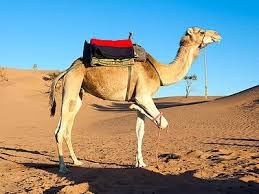
#> input picture Damagecamel.jpeg, 259 x 194 px
$ python -i health_screening.py   (imports and definitions only)
#> lines starting #> are read from the running program, lines starting #| are printed output that depends on the picture; after the words box and inside, x2 and y2 are one past the last pixel; in counts of white or black regions, pixels touching at a corner belong together
import cv2
import numpy as np
from PIL import Image
import io
import logging
from typing import Dict, Any, Tuple, List

logger = logging.getLogger(__name__)

class CamelHealthScreening:
    """
    Health screening system to detect injured or disabled camels
    before quality rating assessment.
    """

    def __init__(self):
        self.injury_threshold = 0.5  # Threshold for injury detection (less sensitive)
        self.missing_limb_threshold = 0.2  # Threshold for missing limb detection (balanced)

    # [81 lines left out: function detect_missing_limbs, not called in this run]

    def detect_visible_injuries(self, image_array: np.ndarray) -> Dict[str, Any]:
        """
        Detect visible injuries, wounds, or abnormalities.

        Args:
            image_array: Image as numpy array

        Returns:
            Dictionary with injury detection results
        """
        try:
            # Convert to different color spaces for analysis
            hsv = cv2.cvtColor(image_array, cv2.COLOR_RGB2HSV)
#> hsv: shape (194, 259, 3); mean H, S, V 54.8, 134.9, 195
            lab = cv2.cvtColor(image_array, cv2.COLOR_RGB2LAB)
#> lab: shape (194, 259, 3); mean of channels 0, 1, 2 157.6, 131.7, 133.9

            # Detect unusual color patterns (potential wounds/scars)
            # Look for red/pink areas (blood, wounds)
            red_mask = cv2.inRange(hsv, (0, 50, 50), (10, 255, 255))
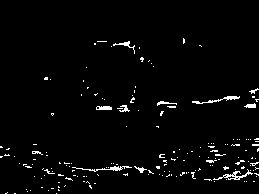
#> red_mask: shape (194, 259); 2.6% white in thin lines or dots, all inside (x1, y1, x2, y2) = (0, 38, 259, 194)
            red_pixels = np.sum(red_mask > 0)
#> red_pixels = 1314

            # Look for dark spots (scars, wounds)
            dark_mask = cv2.inRange(lab, (0, 0, 0), (50, 128, 128))
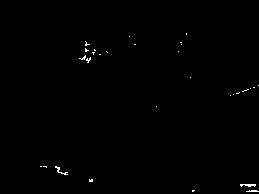
#> dark_mask: shape (194, 259); 0.39% white in thin lines or dots, all inside (x1, y1, x2, y2) = (40, 33, 259, 192)
            dark_pixels = np.sum(dark_mask > 0)
#> dark_pixels = 198

            # Look for irregular patterns
            gray = cv2.cvtColor(image_array, cv2.COLOR_RGB2GRAY)
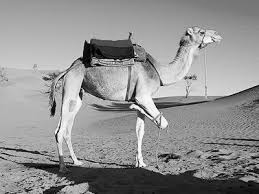
#> gray: shape (194, 259); min 0, max 253, mean 146
            edges = cv2.Canny(gray, 50, 150)
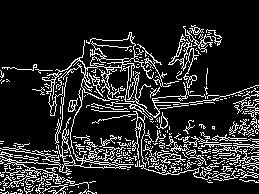
#> edges: shape (194, 259); 15% white in thin lines or dots, all inside (x1, y1, x2, y2) = (0, 25, 259, 194)

            # Calculate irregularity score
            total_pixels = image_array.shape[0] * image_array.shape[1]
#> total_pixels = 50246
            red_ratio = red_pixels / total_pixels
#> red_ratio = 0.0262
            dark_ratio = dark_pixels / total_pixels
#> dark_ratio = 0.00394
            edge_density = np.sum(edges > 0) / total_pixels
#> edge_density = 0.15

            # Determine injury likelihood
            injury_score = (red_ratio * 2) + (dark_ratio * 1.5) + (edge_density * 0.5)
#> injury_score = 0.133
            has_injuries = injury_score > self.injury_threshold
#> has_injuries = False

            return {
                "has_injuries": has_injuries,
                "injury_score": injury_score,
                "red_pixel_ratio": red_ratio,
                "dark_pixel_ratio": dark_ratio,
                "edge_density": edge_density,
                "confidence": min(0.9, injury_score)
            }

        except Exception as e:
            logger.error(f"Error in injury detection: {e}")
            return {
                "has_injuries": False,
                "injury_score": 0.0,
                "error": str(e)
            }

    # [137 lines left out: functions assess_mobility_issues, comprehensive_health_screening, not called in this run]

>>> import cv2
>>> picture = cv2.cvtColor(cv2.imread('../../../Damagecamel.jpeg'), cv2.COLOR_BGR2RGB)
>>> result = CamelHealthScreening().detect_visible_injuries(picture)
#> result = {'has_injuries': False, 'injury_score': 0.133, 'red_pixel_ratio': 0.0262, 'dark_pixel_ratio': 0.00394, 'edge_density': 0.15, 'confidence': 0.133}

$ run again, on Donkey.jpg
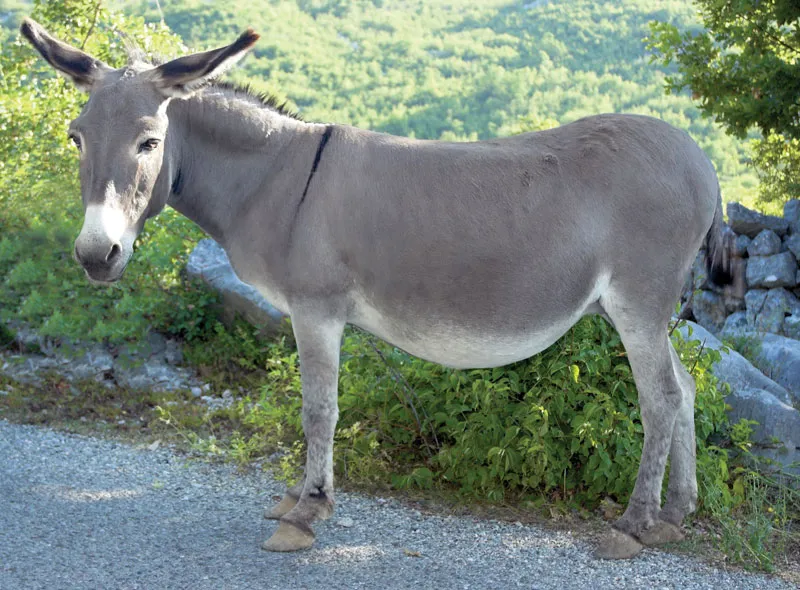
#> input picture Donkey.jpg, 800 x 590 px
#> hsv: shape (590, 800, 3); mean H, S, V 79.9, 58.8, 138
#> lab: shape (590, 800, 3); mean of channels 0, 1, 2 136, 121.1, 132.7
#> in detect_visible_injuries, `red_mask = cv2.inRange(hsv, (0, 50, 50), (10, 255, 255))`:
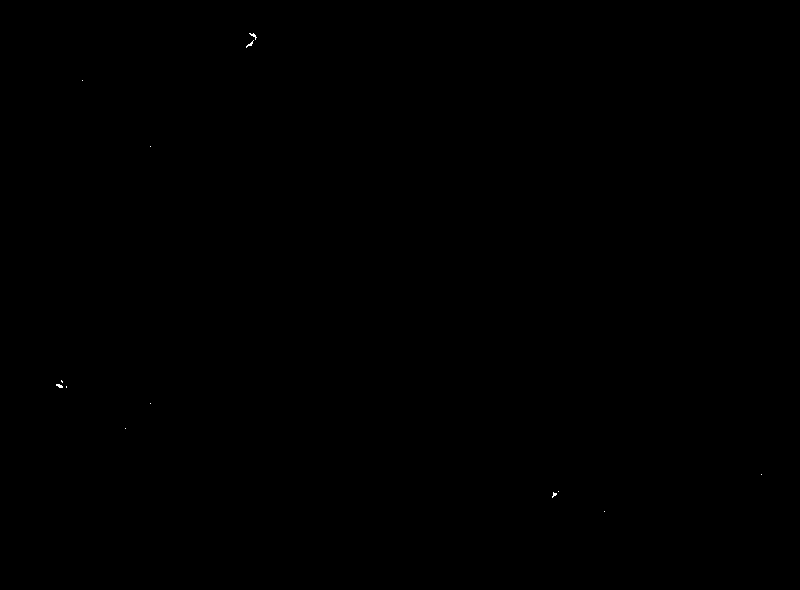
#> red_mask: shape (590, 800); 0.02% white in thin lines or dots, all inside (x1, y1, x2, y2) = (56, 33, 762, 512)
#> red_pixels = 86
#> dark_mask: shape (590, 800); 0.3% white in thin lines or dots, all inside (x1, y1, x2, y2) = (0, 25, 800, 531)
#> dark_pixels = 1410
#> in detect_visible_injuries, `edges = cv2.Canny(gray, 50, 150)`:
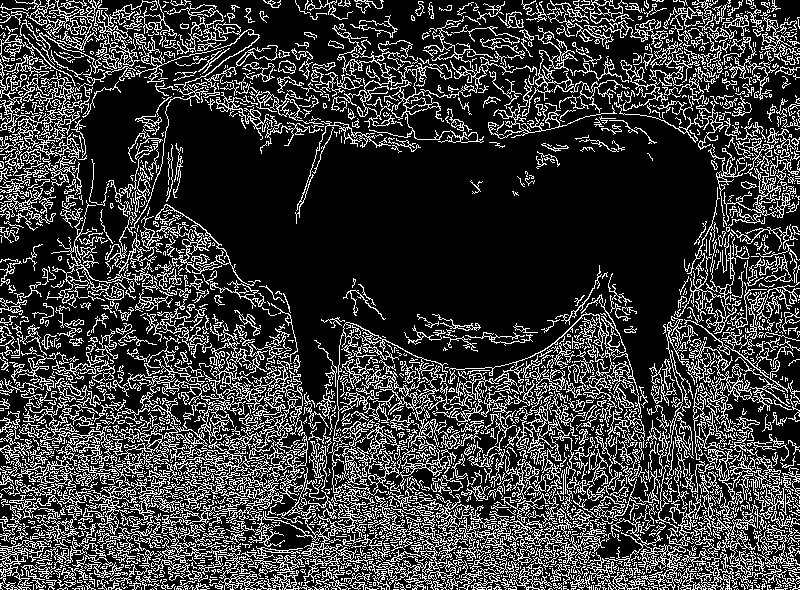
#> edges: shape (590, 800); 23% white in thin lines or dots
#> red_ratio = 0.000182
#> dark_ratio = 0.00299
#> edge_density = 0.23
#> injury_score = 0.12
#> has_injuries = False
#> result = {'has_injuries': False, 'injury_score': 0.12, 'red_pixel_ratio': 0.000182, 'dark_pixel_ratio': 0.00299, 'edge_density': 0.23, 'confidence': 0.12}
